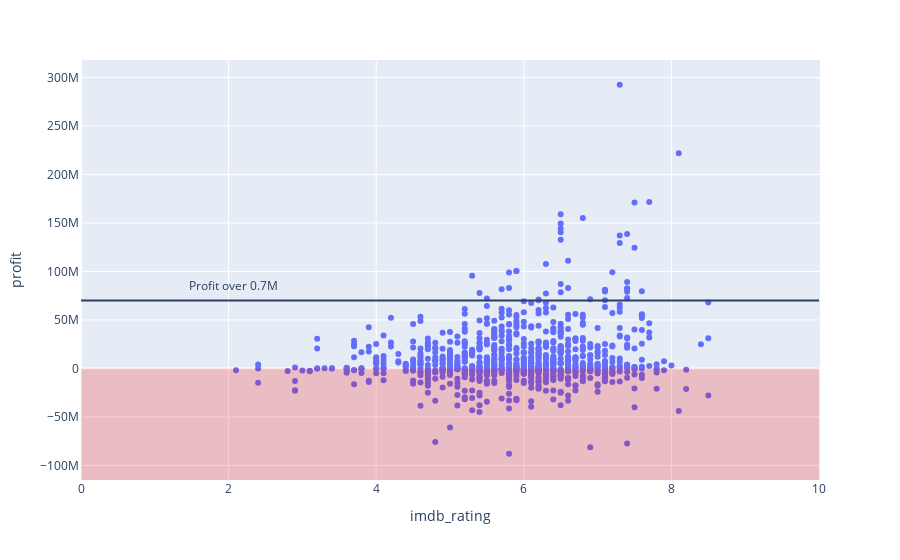

Here is the notebook cell this chart was saved with:
### Code cell
fig1 = px.scatter(profit_df, x="imdb_rating", y="profit", hover_data=["title"])
fig1.update_layout(
    shapes=[dict(
            type='rect',
            xref='x',
            yref='y',
            x0=0,
            y0=-float('inf'),
            x1=10,
            y1=-115000000,
            fillcolor='rgb(255, 0, 0)',
            opacity=0.2,
            line_width=0,
        )
    ]
)
fig1.update_layout(
    annotations=[
        go.layout.Annotation(
            x=2,  # x position of the label
            y=80000000,  # y position of the label
            text="Profit over 0.7M",  # text of the label
            showarrow=False,  # hide the arrow
            xshift=5,  # shift the label to the right
            yshift=5)])
fig1.add_shape(type="line", x0=0,y0=70000000,x1=10,y1=70000000)
fig1.show()

### Figure 1 — Plotly figure (JSON) as saved in the notebook; plotly's stock layout.template omitted (floating-point values rounded to 4 significant figures; data arrays with more than 128 entries replaced by an {"elided": "..."} marker saying what was removed)
{"data": [{"customdata": {"elided": "894x1 str values"}, "hovertemplate": "imdb_rating=%{x}<br>profit=%{y}<br>title=%{customdata[0]}<extra></extra>", "legendgroup": "", "marker": {"color": "#636efa", "symbol": "circle"}, "mode": "markers", "name": "", "orientation": "v", "showlegend": false, "type": "scatter", "x": {"elided": "894 float values"}, "xaxis": "x", "y": {"elided": "894 float values"}, "yaxis": "y"}], "layout": {"annotations": [{"showarrow": false, "text": "Profit over 0.7M", "x": 2, "xshift": 5, "y": 80000000, "yshift": 5}], "legend": {"tracegroupgap": 0}, "margin": {"t": 60}, "shapes": [{"fillcolor": "rgb(255, 0, 0)", "line": {"width": 0}, "opacity": 0.2, "type": "rect", "x0": 0, "x1": 10, "xref": "x", "y0": null, "y1": -115000000, "yref": "y"}, {"type": "line", "x0": 0, "x1": 10, "y0": 70000000, "y1": 70000000}], "xaxis": {"anchor": "y", "domain": [0, 1], "title": {"text": "imdb_rating"}}, "yaxis": {"anchor": "x", "domain": [0, 1], "title": {"text": "profit"}}}}
